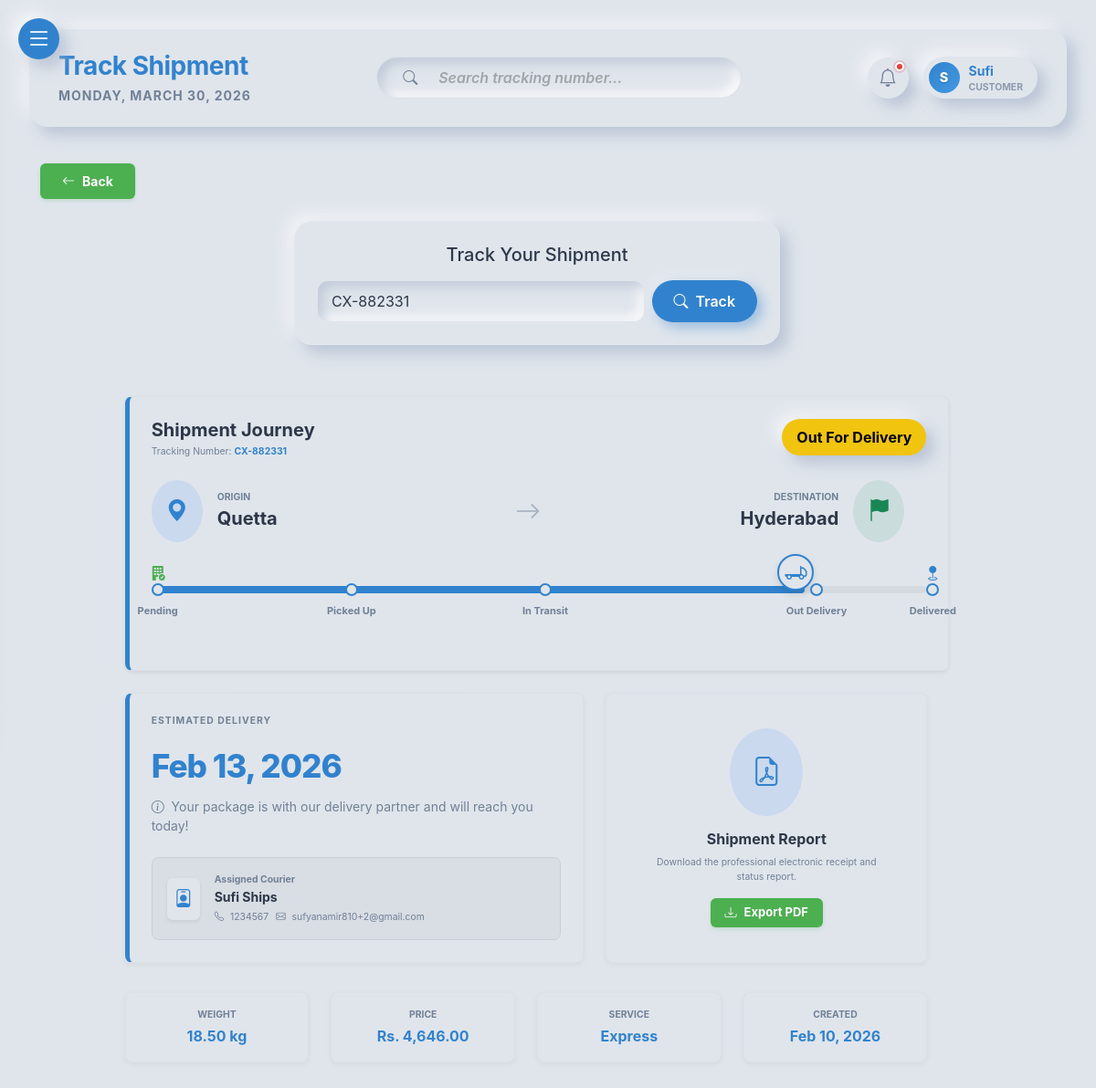
/customer/track_shipment.php?tracking_number=CX-882331 (signed in), run on the app's committed database.
### tables this page shows
CREATE TABLE `shipments` (
  `id` int(11) NOT NULL,
  `tracking_number` varchar(50) NOT NULL,
  `agent_id` int(11) DEFAULT NULL,
  `customer_id` int(11) NOT NULL,
  `origin_city_id` int(11) NOT NULL,
  `destination_city_id` int(11) NOT NULL,
  `recipient_name` varchar(100) NOT NULL,
  `recipient_phone` varchar(20) NOT NULL,
  `recipient_address` text NOT NULL,
  `weight` decimal(10,2) NOT NULL COMMENT 'Weight in kg',
  `price` decimal(10,2) NOT NULL,
  `status` enum('Pending','Picked Up','In Transit','Out For Delivery','Delivered','Returned','Cancelled') NOT NULL DEFAULT 'Pending',
  `created_at` timestamp NOT NULL DEFAULT current_timestamp(),
  `updated_at` timestamp NOT NULL DEFAULT current_timestamp() ON UPDATE current_timestamp()
);

CREATE TABLE `cities` (
  `id` int(11) NOT NULL,
  `name` varchar(100) NOT NULL,
  `state` varchar(100) NOT NULL
);

CREATE TABLE `agents` (
  `id` int(11) NOT NULL,
  `name` varchar(100) NOT NULL,
  `company_name` varchar(150) NOT NULL,
  `username` varchar(50) DEFAULT NULL,
  `email` varchar(100) NOT NULL,
  `phone` varchar(20) NOT NULL,
  `password_hash` varchar(255) NOT NULL,
  `status` enum('active','inactive') NOT NULL DEFAULT 'active',
  `created_at` timestamp NOT NULL DEFAULT current_timestamp(),
  `profile_image` varchar(255) DEFAULT NULL
);

### includes/functions.php (called while the page is built, shortened)
<?php
function escape($string)
{
    return htmlspecialchars($string, ENT_QUOTES, 'UTF-8');
}
function format_currency($amount)
{
    return 'Rs. ' . number_format((float) $amount, 2);
}
?>

### customer/track_shipment.php (the view, shortened to what this page needs)
<?php
require_once '../includes/db.php';
require_once '../includes/functions.php';
$customer_id = current_user_id();
$tracking_number = trim($_REQUEST['tracking_number'] ?? '');
$ship = null;
if ($tracking_number) {
    try {
        $stmt = $pdo->prepare("
            SELECT s.*,
                   orig.name as origin_city, dest.name as dest_city,
                   a.company_name as agent_name, a.email as agent_email, a.phone as agent_phone,
                   c.name as customer_name, c.email as customer_email, c.phone as customer_phone,
                   (SELECT location FROM shipment_status_history WHERE shipment_id = s.id ORDER BY id DESC LIMIT 1) as current_location
            FROM shipments s
            LEFT JOIN cities orig ON s.origin_city_id = orig.id
            LEFT JOIN cities dest ON s.destination_city_id = dest.id
            LEFT JOIN agents a ON s.agent_id = a.id
            LEFT JOIN customers c ON s.customer_id = c.id
            WHERE s.tracking_number = ? AND s.customer_id = ?
        ");
        $stmt->execute([$tracking_number, $customer_id]);
        $ship = $stmt->fetch();
    } catch (PDOException $e) {
        $msg = display_alert("System error tracking shipment details.", "danger");
    }
} else {
    $msg = display_alert("Invalid tracking request.", "warning");
}
$progress = 0;
if ($ship) {
    $progress = match ($ship['status']) {
        'Pending' => 5,
        'Picked Up' => 25,
        'In Transit' => 50,
        'Out For Delivery' => 85,
        'Delivered' => 100,
        default => 0
    };
    $status_class = match ($ship['status']) {
        'Pending' => 'status-pending',
        'Delivered' => 'status-delivered',
        'Cancelled' => 'status-cancelled',
        'Returned' => 'status-returned',
        'Picked Up' => 'status-picked-up',
        'Out For Delivery' => 'status-out-delivery',
        default => 'status-transit'
    };
}
?>
<!DOCTYPE html>
<html lang="en">
<head>
    <link href="https://cdn.jsdelivr.net/npm/bootstrap@5.3.0/dist/css/bootstrap.min.css" rel="stylesheet">
    <link rel="stylesheet" href="https://cdn.jsdelivr.net/npm/bootstrap-icons@1.11.1/font/bootstrap-icons.css">
    <link rel="stylesheet" href="../assets/css/style.css">
    <link rel="stylesheet" href="../assets/css/neumorphism.css">
</head>
<body class="neumorphic-bg">
    <div class="admin-wrapper">
        <?php require_once '../includes/sidebar.php'; ?>
        <main class="main-content">
            <?php require_once '../includes/top_header.php'; ?>
            <div class="container-fluid">
                <div class="d-flex align-items-center mb-4">
                    <a href="javascript:history.back()" class="btn-back me-3">
                        <i class="bi bi-arrow-left me-2"></i> Back
                    </a>
                </div>
                <div class="row mb-4">
                    <div class="col-lg-6 mx-auto">
                        <div class="search-card neumorphic-card p-4">
                            <h5 class="text-center mb-3">Track Your Shipment</h5>
                            <form class="d-flex gap-2" method="GET" action="">
                                <input type="text" name="tracking_number" class="form-control neumorphic-input" placeholder="Enter Tracking Number" value="<?= escape($tracking_number) ?>" required>
                                <button type="submit" class="btn btn-primary neumorphic-btn">
                                    <i class="bi bi-search me-2"></i>Track
                                </button>
                            </form>
                        </div>
                    </div>
                </div>
                <?php if ($ship): ?>
                <div class="row">
                    <div class="col-lg-10 mx-auto">
                        <div class="tracking-info-card alert-card shadow-sm mb-4">
                            <div class="d-flex justify-content-between align-items-start mb-4">
                                <div>
                                    <h5 class="fw-bold mb-1">Shipment Journey</h5>
                                    <p class="text-muted smaller mb-0">Tracking Number: <span class="text-primary fw-bold"><?= escape($ship['tracking_number']) ?></span></p>
                                </div>
                                <div class="text-end">
                                    <span class="badge-neumorphic <?= $status_class ?> px-3 py-2 fw-bold"><?= $ship['status'] ?></span>
                                </div>
                            </div>
                            <div class="row g-4 align-items-center mb-4">
                                <div class="col-md-5">
                                    <div class="d-flex align-items-center">
                                        <div class="bg-primary bg-opacity-10 text-primary p-3 rounded-circle me-3">
                                            <i class="bi bi-geo-alt-fill fs-4"></i>
                                        </div>
                                        <div>
                                            <div class="text-muted smaller fw-bold text-uppercase">Origin</div>
                                            <div class="fw-bold fs-5"><?= escape($ship['origin_city']) ?></div>
                                        </div>
                                    </div>
                                </div>
                                <div class="col-md-2 text-center d-none d-md-block">
                                    <i class="bi bi-arrow-right fs-3 text-muted opacity-50"></i>
                                </div>
                                <div class="col-md-5 text-md-end">
                                    <div class="d-flex align-items-center justify-content-md-end">
                                        <div class="text-md-end me-3">
                                            <div class="text-muted smaller fw-bold text-uppercase">Destination</div>
                                            <div class="fw-bold fs-5"><?= escape($ship['dest_city']) ?></div>
                                        </div>
                                        <div class="bg-success bg-opacity-10 text-success p-3 rounded-circle">
                                            <i class="bi bi-flag-fill fs-4"></i>
                                        </div>
                                    </div>
                                </div>
                            </div>
                            <div class="progress-track-container mx-0 px-2 mt-5">
                                <div class="progress-track-bar" style="width: <?= $progress ?>%;">
                                    <div class="progress-truck-icon">
                                        <i class="bi bi-truck-flatbed fs-4"></i>
                                    </div>
                                </div>
                                <div class="progress-track-point point-start <?= $progress >= 5 ? 'active' : '' ?>">
                                    <i class="bi bi-building-fill-check"></i>
                                    <span class="progress-point-label">Pending</span>
                                </div>
                                <div class="progress-track-point point-picked <?= $progress >= 25 ? 'active' : '' ?>">
                                    <span class="progress-point-label">Picked Up</span>
                                </div>
                                <div class="progress-track-point point-transit <?= $progress >= 50 ? 'active' : '' ?>">
                                    <span class="progress-point-label">In Transit</span>
                                </div>
                                <div class="progress-track-point point-delivery <?= $progress >= 85 ? 'active' : '' ?>">
                                    <span class="progress-point-label">Out Delivery</span>
                                </div>
                                <div class="progress-track-point point-end <?= $progress >= 100 ? 'active' : '' ?>">
                                    <i class="bi bi-geo-fill"></i>
                                    <span class="progress-point-label">Delivered</span>
                                </div>
                            </div>
                        </div>
                        <div class="row g-4">
                            <div class="col-md-7">
                                <div class="tracking-info-card alert-card <?= $ship['status'] === 'Delivered' ? 'delivered' : '' ?> h-100 mb-0">
                                    <h6 class="smaller fw-bold text-muted text-uppercase mb-3 letter-spacing-1">Estimated Delivery</h6>
                                    <div class="eta-highlight mb-2">
                                        <?php
                                            $eta = date('M d, Y', strtotime($ship['created_at'] . ' + 3 days'));
                                            echo ($ship['status'] === 'Delivered') ? 'Completed' : $eta;
                                        ?>
                                    </div>
                                    <p class="text-muted small mb-4">
                                        <i class="bi bi-info-circle me-1"></i>
                                        <?php if($ship['status'] === 'Delivered'): ?>
                                            Package was successfully delivered. Thank you for using ConsignX!
                                        <?php elseif($ship['status'] === 'Pending'): ?>
                                            Your shipment has been registered and is waiting for courier pickup.
                                        <?php elseif($ship['status'] === 'Out For Delivery'): ?>
                                            Your package is with our delivery partner and will reach you today!
                                        <?php else: ?>
                                            The shipment is currently on schedule and moving towards the destination.
                                        <?php endif; ?>
                                    </p>
                                    <div class="courier-info-box p-3 rounded-3 d-flex align-items-center">
                                        <div class="courier-icon-wrap p-2 rounded shadow-sm me-3">
                                            <i class="bi bi-person-badge text-primary fs-5"></i>
                                        </div>
                                        <div>
                                            <div class="smaller text-muted fw-bold">Assigned Courier</div>
                                            <div class="fw-bold small mb-1"><?= escape($ship['agent_name'] ?? 'ConsignX Logistics (HQ)') ?></div>
                                            <div class="d-flex flex-wrap gap-2">
                                                <span class="smaller text-muted"><i class="bi bi-telephone me-1"></i> <?= escape($ship['agent_phone'] ?? 'N/A') ?></span>
                                                <span class="smaller text-muted"><i class="bi bi-envelope me-1"></i> <?= escape($ship['agent_email'] ?? 'N/A') ?></span>
                                            </div>
                                        </div>
                                    </div>
                                </div>
                            </div>
                            <div class="col-md-5">
                                <div class="tracking-info-card h-100 d-flex flex-column justify-content-center align-items-center text-center mb-0">
                                    <div class="bg-primary bg-opacity-10 text-primary p-4 rounded-circle mb-3">
                                        <i class="bi bi-file-earmark-pdf fs-2"></i>
                                    </div>
                                    <h6 class="fw-bold mb-2">Shipment Report</h6>
                                    <p class="text-muted smaller mb-3 px-3">Download the professional electronic receipt and status report.</p>
                                    <button id="exportPDF" class="btn btn-track w-auto px-4">
                                        <i class="bi bi-download me-2"></i> Export PDF
                                    </button>
                                </div>
                            </div>
                        </div>
                        <div class="row g-4 mt-2">
                            <div class="col-6 col-md-3">
                                <div class="tracking-info-card text-center py-3 mb-0 h-100">
                                    <div class="text-muted smaller fw-bold text-uppercase mb-1">Weight</div>
                                    <div class="fw-bold text-primary"><?= escape($ship['weight']) ?> kg</div>
                                </div>
                            </div>
                            <div class="col-6 col-md-3">
                                <div class="tracking-info-card text-center py-3 mb-0 h-100">
                                    <div class="text-muted smaller fw-bold text-uppercase mb-1">Price</div>
                                    <div class="fw-bold text-primary"><?= format_currency($ship['price']) ?></div>
                                </div>
                            </div>
                            <div class="col-6 col-md-3">
                                <div class="tracking-info-card text-center py-3 mb-0 h-100">
                                    <div class="text-muted smaller fw-bold text-uppercase mb-1">Service</div>
                                    <div class="fw-bold text-primary">Express</div>
                                </div>
                            </div>
                            <div class="col-6 col-md-3">
                                <div class="tracking-info-card text-center py-3 mb-0 h-100">
                                    <div class="text-muted smaller fw-bold text-uppercase mb-1">Created</div>
                                    <div class="fw-bold text-primary"><?= date('M d, Y', strtotime($ship['created_at'])) ?></div>
                                </div>
                            </div>
                        </div>
                    </div>
                </div>
                <?php endif; ?>
            </div>
        </main>
    </div>
</body>
</html>

### data on the page
shipments: tracking_number "CX-882331", status "Out For Delivery", origin_city.name "Quetta", destination_city.name "Hyderabad", created_at "Feb 13, 2026", agent.company_name "Sufi Ships", agent.phone "1234567", agent.email "sufyanamir810+2@gmail.com", weight "18.50", price "Rs. 4,646.00", created_at "Feb 10, 2026"

### other printed values
$page_title "Track Shipment"
$initials "S"
$u_name "Sufi"
$u_role "CUSTOMER"
